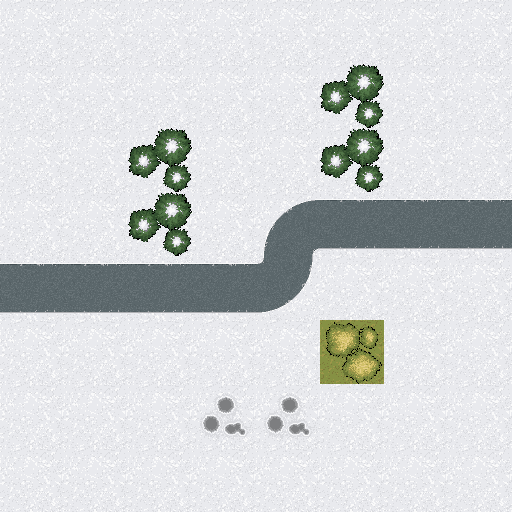

This game map was drawn from its Tiled (.tmx) file and the tilesets committed beside it. A one-line description and the full map source follow:
An orthogonal 8x8 tile map with 64x64 px tiles, 4 tile layers (ground, obstacles, exits, interactions).

<map version="1.9" tiledversion="1.9.2" orientation="orthogonal" renderorder="right-down" width="8" height="8" tilewidth="64" tileheight="64" infinite="0" nextlayerid="5" nextobjectid="1">
 <tileset firstgid="1" name="ground" tilewidth="64" tileheight="64" tilecount="256" columns="16">
  <image source="assets/discover_python_and_patterns_23_create_levels/ground.png" width="1024" height="1024" />
 </tileset>
 <layer id="1" name="ground" width="8" height="8">
  <data encoding="csv">
17,17,17,17,17,17,17,17,
17,17,17,17,17,17,17,17,
17,17,17,17,17,17,17,17,
17,17,17,17,66,35,35,17,
17,35,35,35,68,17,17,17,
17,17,17,17,17,17,17,17,
17,17,17,17,17,17,17,17,
17,17,17,17,17,17,17,17
</data>
 </layer>
 <layer id="4" name="obstacles" width="8" height="8">
  <data encoding="csv">
0,0,0,0,0,0,0,0,
0,0,0,0,0,19,0,0,
0,0,19,0,0,19,0,0,
0,0,19,0,0,0,0,0,
0,0,0,0,0,0,0,0,
0,0,0,0,0,0,0,0,
0,0,0,18,18,0,0,0,
0,0,0,0,0,0,0,0
</data>
 </layer>
 <layer id="2" name="exits" width="8" height="8">
  <data encoding="csv">
0,0,0,0,0,0,0,0,
0,0,0,0,0,0,0,0,
0,0,0,0,0,0,0,0,
0,0,0,0,0,0,0,35,
35,0,0,0,0,0,0,0,
0,0,0,0,0,0,0,0,
0,0,0,0,0,0,0,0,
0,0,0,0,0,0,0,0
</data>
 </layer>
 <layer id="3" name="interactions" width="8" height="8">
  <data encoding="csv">
0,0,0,0,0,0,0,0,
0,0,0,0,0,0,0,0,
0,0,0,0,0,0,0,0,
0,0,0,0,0,0,0,0,
0,0,0,0,0,0,0,0,
0,0,0,0,0,24,0,0,
0,0,0,0,0,0,0,0,
0,0,0,0,0,0,0,0
</data>
 </layer>
</map>
